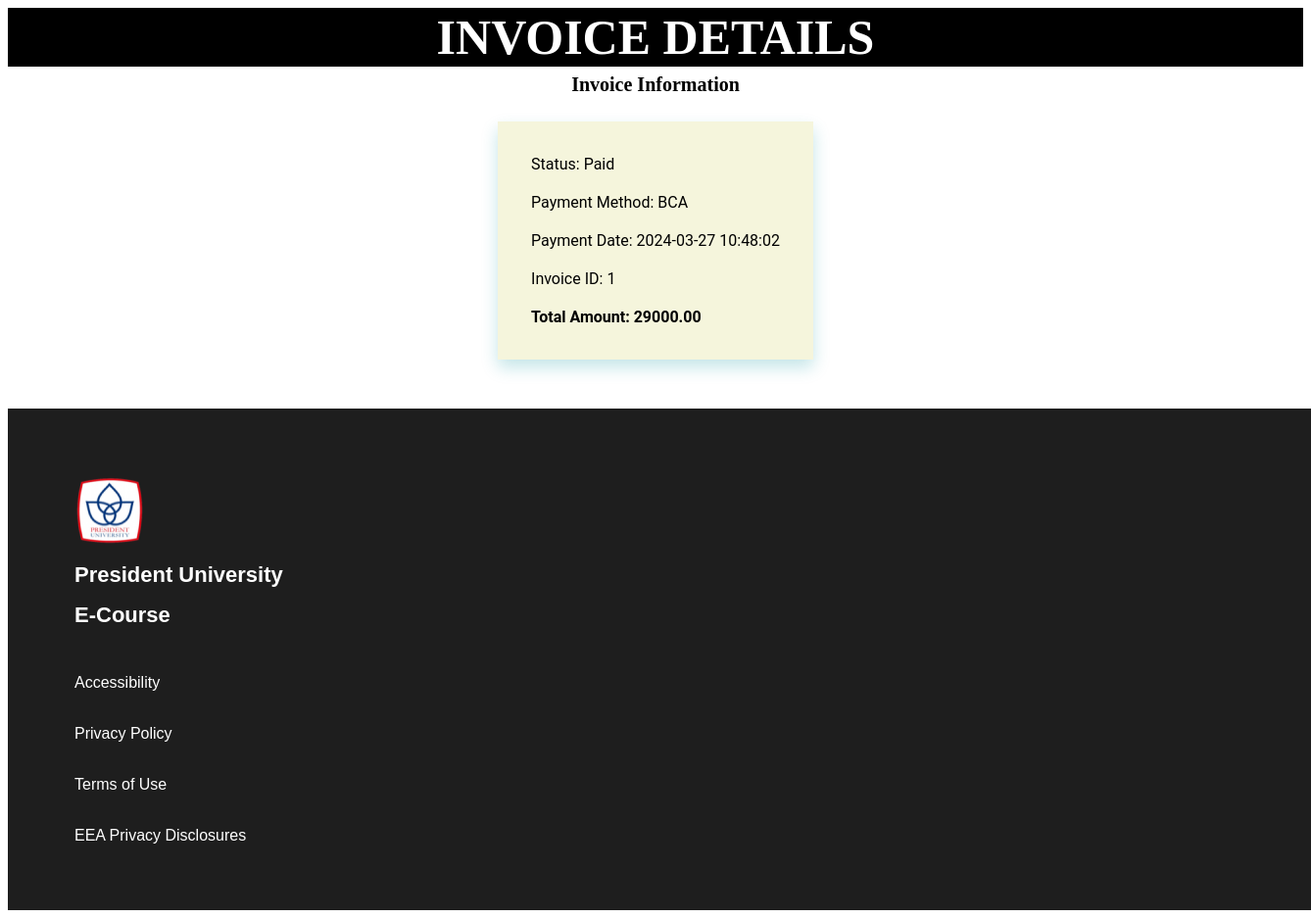
/pages/invoices.php?invoice_id=1, run on the app's committed database.
### tables this page shows
CREATE TABLE `payments` (
  `PaymentID` int(11) NOT NULL,
  `SelectionID` int(11) NOT NULL,
  `MethodID` int(11) NOT NULL,
  `CardNumber` varchar(16) NOT NULL,
  `CardExpirationDate` date NOT NULL,
  `CardOwnerName` varchar(100) NOT NULL,
  `TransactionDate` datetime NOT NULL,
  `Amount` decimal(10,2) NOT NULL
);

CREATE TABLE `payment_methods` (
  `MethodID` int(11) NOT NULL,
  `MethodName` varchar(50) NOT NULL,
  `ImageLink` varchar(50) NOT NULL,
  `CategoryID` int(11) NOT NULL
);

### pages/invoices.php (the view, shortened to what this page needs)
<?php
include "conn.php";
$invoiceID = $_GET['invoice_id'];
$query = "SELECT p.TransactionDate AS payment_date, p.Amount, pm.MethodName, i.Status, i.TransactionDate AS invoice_date
          FROM payments p
          JOIN payment_methods pm ON p.MethodID = pm.MethodID
          JOIN invoices i ON p.PaymentID = i.PaymentID
          WHERE i.InvoiceID = '$invoiceID'";
$result = $conn->query($query);
if ($result && $result->num_rows > 0) {
    $row = $result->fetch_assoc();
    $paymentDate = $row['payment_date'];
    $amount = $row['Amount'];
    $methodName = $row['MethodName'];
    $status = $row['Status'];
    $updateStatusQuery = "UPDATE invoices SET Status = 'Paid' WHERE InvoiceID = '$invoiceID'";
    if ($conn->query($updateStatusQuery) === TRUE) {
        $status = 'Paid';
    } else {
        echo "Error updating status: " . $conn->error;
    }
} else {
    echo "Invoice not found!";
    exit();
}
?>
<!DOCTYPE html>
<html lang="en">
<head>
    <link rel="stylesheet" href="./css/transaksi.css">
</head>
<body>
    <h1>INVOICE DETAILS</h1>
    <h3>Invoice Information</h3>
    <div class="frame1">
        <div class="frame2">
            <div class="status">Status: <?php echo $status; ?></div>
            <div class="status">Payment Method: <?php echo $methodName; ?></div>
            <div class="status">Payment Date: <?php echo $paymentDate; ?></div>
            <div class="status">Invoice ID: <?php echo $invoiceID; ?></div>
            <div class="status"><b>Total Amount: <?php echo $amount; ?></b></div>
        </div>
    </div>
    <footer>
        <div class="footer">
            <img loading="lazy" class="img" srcset="logoPU.png" />
            <div class="div-15">President University</div>
            <div class="div-16">E-Course</div>
            <div class="div-17">Accessibility</div>
            <div class="div-18">Privacy Policy</div>
            <div class="div-19">Terms of Use</div>
            <div class="div-20">EEA Privacy Disclosures</div>
        </div>
    </footer>
</body>
</html>

### pages/Payment/pages/css/transaksi.css (style rules this page uses)
h1 { background-color: black; margin:0px; text-align: center; position: relative; color: #fff; font-size: 50px; font-family: Newsreader; font-weight: 700px; line-height: 60px; display: flex; justify-content: center; }
h3 { margin: 0px; align-items: center; text-align: center; position: relative; font-size: 20px; line-height: 36px; font-weight: 700; font-family: inherit; justify-content: center; display: flex; }
.frame1 { justify-content: center; align-items: center; text-align: center; display: flex; margin-top: 20px; }
.frame2 { justify-content: center; align-items: start; background-color:beige; display: flex; width: relative; flex-direction: column; padding: 24px; box-shadow: 0px 8px 16px 0px rgba(10, 147, 158, 0.24); }
.status { font-family: Roboto, sans-serif; margin:10px; }
.footer { margin-top: 50px; justify-content: center; align-items: start; background-color: var( --pll_harvard_edu_catalog_1440x810_default-Cod-Gray, #1e1e1e ); display: flex; width: 100%; flex-direction: column; font-size: 16px; color: var(--pll_harvard_edu_catalog_1440x810_default-Nero, #fff); font-weight: 300; line-height: 100%; padding: 68px; }
.img { aspect-ratio: 1; object-fit: auto; object-position: center; width: 72px; }
.div-15 { color: #fff; margin-top: 20px; font: 600 22px/91% Rubik, sans-serif; }
.div-16 { color: #fff; margin-top: 21px; font: 600 22px/91% Rubik, sans-serif; }
.div-17 { font-family: Merriweather, sans-serif; margin-top: 51px; }
.div-18 { font-family: Merriweather, sans-serif; margin-top: 36px; }
.div-19 { font-family: Merriweather, sans-serif; margin-top: 36px; }
.div-20 { font-family: Merriweather, sans-serif; margin-top: 36px; }

### data on the page
payments: MethodID.MethodName "BCA", TransactionDate "2024-03-27 10:48:02", Amount "29000.00"

### other printed values
$status "Paid"
$invoiceID "1"
